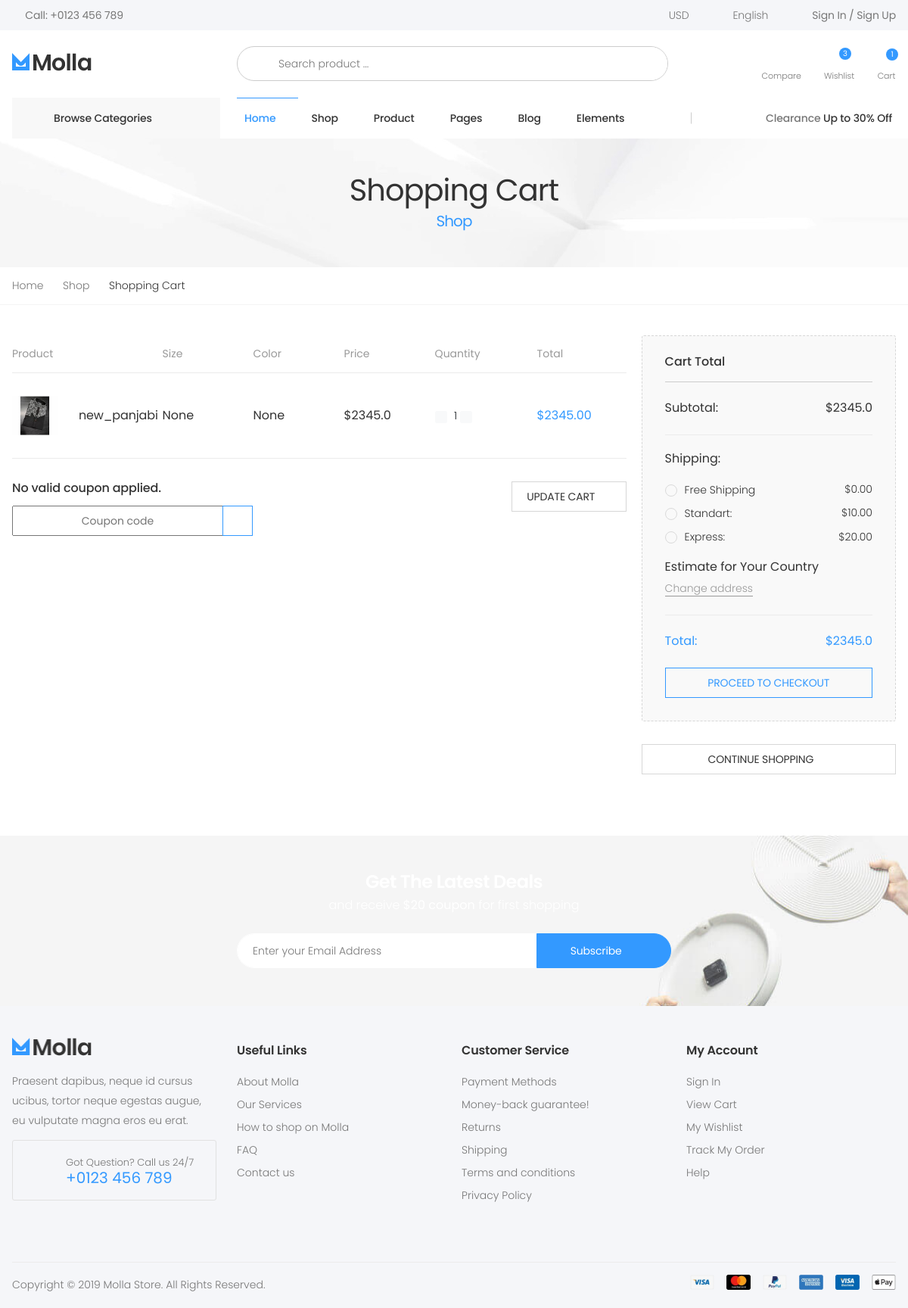
The page /order/cart_veiw/ (signed in) on the database as committed earlier.
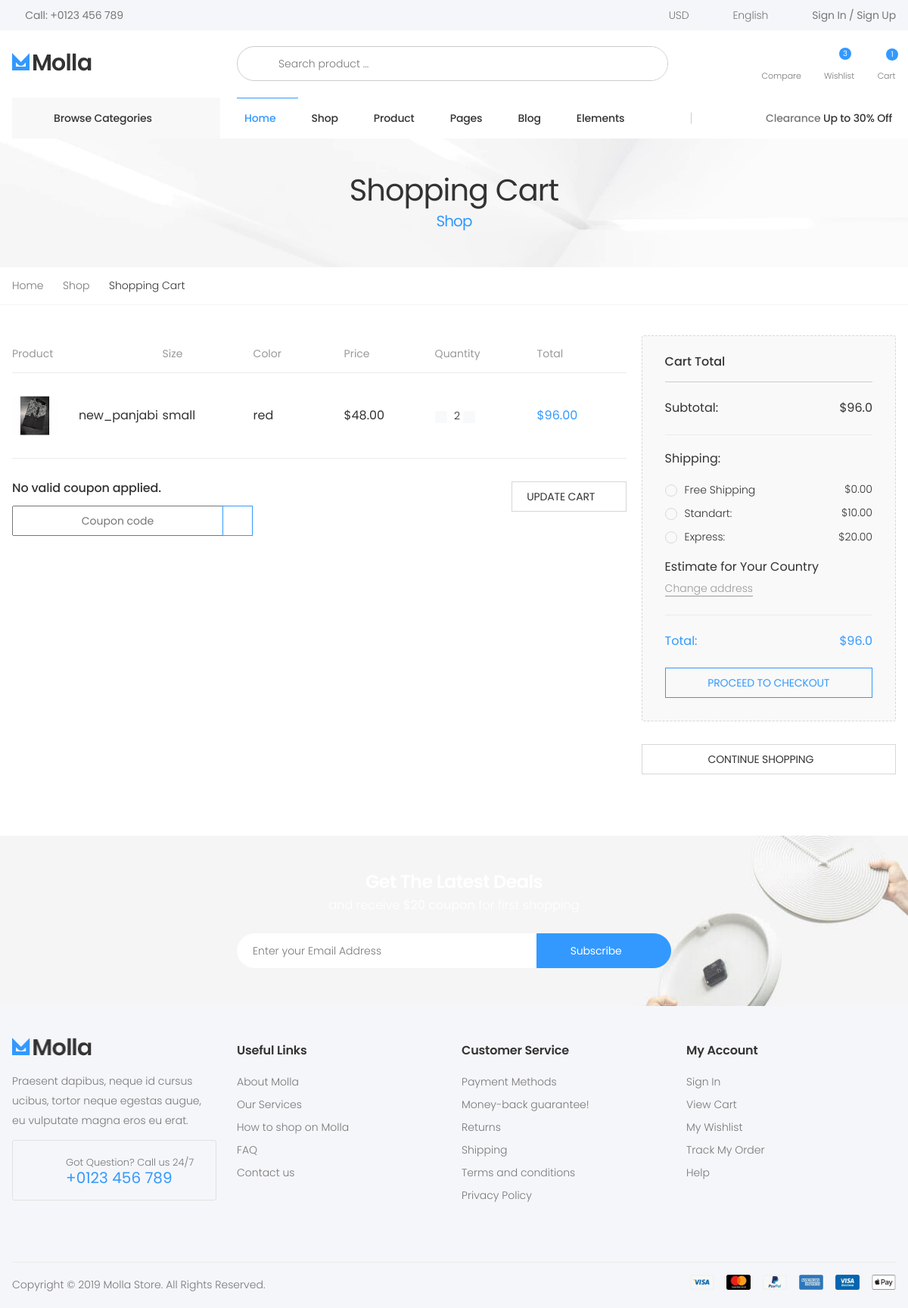
The same page on the database as committed later.
### order/models.py (models this page shows, shortened)
class Cart(models.Model):
    user = models.ForeignKey(User,on_delete=models.CASCADE,related_name='cart')
    item = models.ForeignKey(Product, on_delete=models.CASCADE)
    quantity = models.IntegerField(default=1)
    color = models.CharField(max_length=100, blank=True,null=True)
    size = models.CharField(max_length=100,blank=True,null=True)
    purchased = models.BooleanField(default=False)
    created = models.DateTimeField(auto_now_add=True)
    updated = models.DateTimeField(auto_now_add=True)
    def get_total(self):
        total = self.item.price * self.quantity
        float_total = format(total,'0.2f')
        return float_total
    def variation_single_price(self):
        sizes = VariationValue.objects.filter(variation='size', product=self.item)
        colors = VariationValue.objects.filter(variation='color', product=self.item)
        for size in sizes:
            if colors.exists():
                for color in colors:
                    if color.name == self.color:
                        c_price = color.price
                if size.name == self.size:
                    total = size.price + c_price
                    net_total = total
                    float_total = format(net_total,'.2f')
                    return float_total
            else:
                if size.name == self.size:
                    total = size.price
                    float_total = format(total,'.2f')
                    return float_total
    def variation_total(self):
        sizes = VariationValue.objects.filter(variation='size', product=self.item)
        colors = VariationValue.objects.filter(variation='color', product=self.item)
        for size in sizes:
           if colors.exists():
               for color in colors:
                   if color.name == self.color:
                    c_price = color.price
                    color_quantity_price = c_price * self.quantity
               if size.name == self.size:
                   total = size.price * self.quantity
                   net_total = total + color_quantity_price
                   float_total = format(net_total,'0.2f')
                   return float_total
           else:
               if size.name == self.size:
                   total = size.price * self.quantity
                   float_total = format(total,'0.2f')
                   return float_total

class Order(models.Model):
    PAYMENT_METHOD = {
        ('Cash on Delivery','Cash on Delivery'),
        ('PayPal', 'PayPal'),
        ('SSLcommercez', 'SSLcommercez'),
    }
    user = models.ForeignKey(User,on_delete=models.CASCADE)
    order_items = models.ManyToManyField(Cart)
    ordered = models.BooleanField(default=False)
    created = models.DateField(auto_now_add=True)
    payment_id = models.CharField(max_length=255,blank=True,null=True)
    order_id = models.CharField(max_length=255,blank=True,null=True)
    payment_method = models.CharField(max_length=30,choices=PAYMENT_METHOD,default='Cash on Delivery')
    def get_totals(self):
        total = 0
        for order_item in self.order_items.all():
            if order_item.variation_total():
                total += float(order_item.variation_total())
            elif order_item.variation_single_price():
                total += float(order_item.variation_single_price())
            else:
                total += float(order_item.get_total())
        return total

### store/models.py (models this page shows, shortened)
class Product(models.Model):
    name = models.CharField(max_length=250, blank=False, null=False)
    category = models.ForeignKey(
        Category, on_delete=models.CASCADE, related_name='category')
    preview_des = models.CharField(
        max_length=255, verbose_name="Short Descriptions")
    description = models.TextField(
        max_length=1000, verbose_name="Descriptions")
    image = models.ImageField(upload_to='products', blank=False, null=False)
    price = models.FloatField()
    old_price = models.FloatField(default=0.00, blank=True, null=True)
    is_stock = models.BooleanField(default=True)
    slug = models.SlugField(unique=True)
    created = models.DateTimeField(auto_now_add=True)
    class Meta:
        ordering = ['-created']

class VariationValue(models.Model):
    variation = models.CharField(max_length=100,choices=VARIATIONS_TYPE)
    name = models.CharField(max_length=50)
    product = models.ForeignKey(Product,on_delete=models.CASCADE)
    price = models.FloatField()
    image = models.ImageField(upload_to='variations',blank=True,null=True)
    created = models.DateTimeField(auto_now_add=True)
    objects = VariationManger()

### order/views.py (the view, shortened to what this page needs)
# urls.py: path('cart_veiw/',views.cart_view, name='cart'),
def cart_view(request):
    carts = Cart.objects.filter(user=request.user, purchased=False)
    orders = Order.objects.filter(user=request.user, ordered=False)
    coupon_code = None
    total_price_after_discount = None
    order = None  # Initialize 'order' to avoid unbound errors
    coupon_form = None  # Initialize 'coupon_form' in case no orders exist
    if carts.exists() and orders.exists():
        order = orders[0]
        coupon_form = CouponCodeForm(request.POST or None)  # Allow empty form for GET request
    if 'discount_total' in request.session:
        total_price_after_discount = request.session['discount_total']
        coupon_code = request.session.get('coupon_code')
    print("Current coupons in database:")
    for coupon in Coupon.objects.all():
        print(coupon.code, coupon.valid_from, coupon.valid_to, coupon.active)
    context = {
        'carts': carts,
        'order': order,  # Only pass order if it exists
        'coupon_form': coupon_form,  # Only pass the form if orders exist
        'coupon_code': coupon_code,
        'total_price_after_discount': total_price_after_discount,
    }
    return render(request, 'store/cart.html', context)

### coupon/forms.py
class CouponCodeForm(forms.Form):
    code = forms.CharField(
          widget=forms.TextInput(attrs={
            'placeholder': 'Coupon code',  # Set the placeholder text
            'style': 'text-align: center;'  # Inline style to center text
        })
    )

### order/templatetags/cart_product.py (called while the page is built)
@register.filter
def cart_view(user):
    cart=Cart.objects.filter(user=user,purchased=False)
    if cart.exists():
     return cart
    else: cart

@register.filter
def cart_total(user):
    order = Order.objects.filter(user=user, ordered=False)
    if order.exists():
       return order[0].get_totals()
    else:
       return 0

@register.filter
def cart_count(user):
    order = Order.objects.filter(user=user,ordered=False)
    if order.exists():
       return order[0].order_items.count()
    else:
       return 0

### store/templatetags/category.py (called while the page is built)
@register.filter
def category(user):
    if user.is_authenticated:
        cat = Category.objects.filter(parent=None)
    return cat

### templates/store/cart.html (shortened to what the changed rows need)
{% extends "base.html" %}
{% load static %}
{% load crispy_forms_tags %}
{% block body %}
        <main class="main">
        	<div class="page-header text-center" style="background-image: url('assets/images/page-header-bg.jpg')">
        		<div class="container">
        			<h1 class="page-title">Shopping Cart<span>Shop</span></h1>
        		</div>
        	</div>
            <div class="page-content">
            	<div class="cart">
	                <div class="container">
	                	<div class="row">
	                		<div class="col-lg-9">
	                			<table class="table table-cart table-mobile">
									<thead>
										<tr>
											<th>Product</th>
											<th>Size</th>
                                            <th>Color</th>
											<th>Price</th>
											<th>Quantity</th>
											<th>Total</th>
											<th></th>
										</tr>
									</thead>
									<tbody>
										{% for cart in carts %}
										<tr>
											<td class="product-col">
												<div class="product">
													<figure class="product-media">
														<a href="#">
															<img src="{{cart.item.image.url}}" alt="Product image">
														</a>
													</figure>
													<h3 class="product-title">
														<a href="#">{{cart.item.name}}</a>
													</h3>
												</div>
											</td>
											<td class="price-col">{{cart.size}}</td>
                                            <td class="price-col">{{cart.color}}</td>
											<td class="price-col">
												{% if cart.variation_single_price %}
													${{cart.variation_single_price }}
												{% else %}
												    ${{cart.item.price}}
												{% endif %}
										   </td>
											<td class="quantity-col">
                                                <div class="cart-product-quantity">
                                                    <a class="mr-2" href="{% url "order:decrease" pk=cart.item.pk %}"><span class="badge badge-light"><i class="las la-minus"></i></span></a>
													 <span>{{cart.quantity}}</span>
													 <a class="mr-2" href="{% url "order:increase" pk=cart.item.pk %}"><span class="badge badge-light"><i class="las la-plus"></i></span></a>
                                                </div>
                                            </td>
											<td class="total-col">
												{% if cart.variation_total %}
													${{cart.variation_total}}
												{% else %}
												    ${{cart.get_total}}
												{% endif %}
											</td>
											<td class="remove-col"><a href="{% url "order:remove-item" pk=cart.item.pk %}"><button class="btn-remove"><i class="icon-close"></i></button></a></td>
										</tr>
                                        {% endfor %}
									</tbody>
								</table>
	                		</div>
	                		<aside class="col-lg-3">
	                			<div class="summary summary-cart">
	                				<table class="table table-summary">
	                					<tbody>
	                						<tr class="summary-subtotal">
	                							<td>Subtotal:</td>
	                							<td>${{order.get_totals}}</td>
	                						</tr>
	                						<tr class="summary-total">
	                							<td>Total:</td>
												<td>
													{% if total_price_after_discount %}
												    	${{total_price_after_discount}}
													{% else %}
													    ${{order.get_totals}}
													{% endif %}
											    </td>
	                						</tr>
	                					</tbody>
	                				</table>
	                			</div>
	                		</aside>
	                	</div>
	                </div>
                </div>
            </div>
        </main>
  {% endblock body %}

Rows that differ between the two databases and show on the page:
changed Cart "new_panjabi": size "None" → "small"; color "None" → "red"; variation_single_price (not shown) → "48.00"; quantity "1" → "2"; variation_total (not shown) → "96.00"; item.price "2345.0" → (not shown); get_total "2345.00" → (not shown)
changed through a linked row, Order: get_totals "2345.0" → "96.0"
